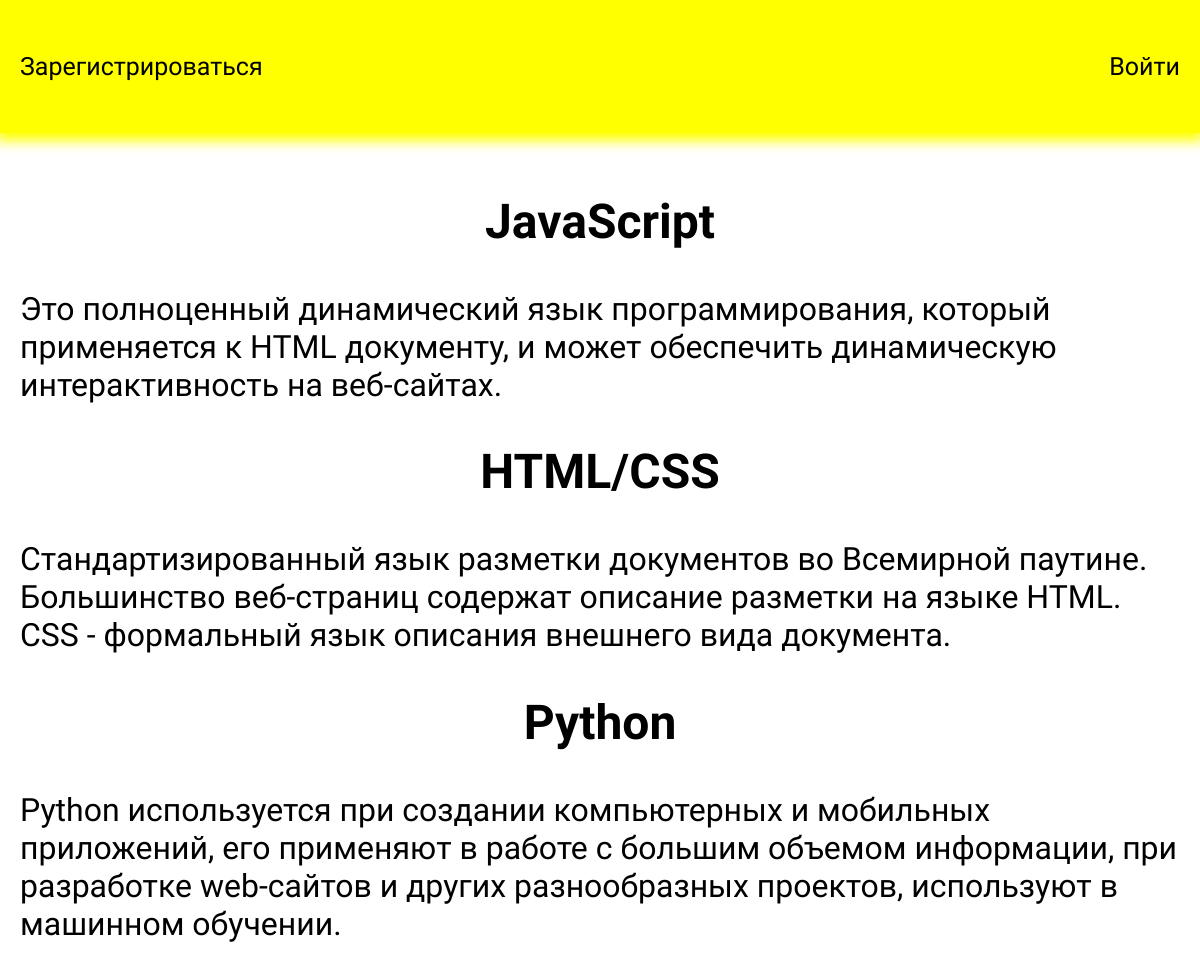
The page /myblog/ on the database its author committed.
### blog/models.py (models this page shows, shortened)
class Myblog(models.Model):
    title = models.CharField(max_length=100)
    slug = models.SlugField(max_length=100, unique=True, db_index=True)
    content = models.TextField(blank=True)
    class Meta:
        verbose_name = 'Мой Блог'
        verbose_name_plural = 'Мои Блоги'

### blog/views.py (the view)
# urls.py: path('myblog/', BlogHome.as_view(), name='myblog'),
class BlogHome(ListView):
    model = Myblog
    template_name = 'blog/myblog.html'
    context_object_name = 'blogs'

### blog/templates/blog/myblog.html
{% extends 'blog/base.html' %}
{% block content %}
<ul>
    {% for b in blogs %}
    <li>
        <h2>{{ b.title }}</h2>
        <p>{{ b.content }}</p>
    </li>
    {% endfor %}
</ul>
{% endblock %}

### blog/static/css/style.css (style rules this page uses)
body { font-family: 'Edu NSW ACT Foundation', cursive; background-image: url('https://oir.mobi/uploads/posts/2021-03/1616972769_5-p-fon-dlya-prezentatsii-informatika-5.jpg'); background-size: cover; padding: 0; margin: 0; font-size: xx-large; }
ul { list-style: none; padding: 0; }
h1, h2 { text-align: center; }

### rows shown on the page
Myblog: title "JavaScript", content "Это полноценный динамический язык программирования, который применяется к HTML документу, и может обеспечить динамическую интерактивность на веб-сайтах."
Myblog: title "HTML/CSS", content "Стандартизированный язык разметки документов во Всемирной паутине. Большинство веб-страниц содержат описание разметки на языке HTML. CSS - формальный язык описания внешнего вида документа."
Myblog: title "Python", content "Python используется при создании компьютерных и мобильных приложений, его применяют в работе с большим объемом информации, при разработке web-сайтов и других разнообразных проектов, используют в машинном обучении."
